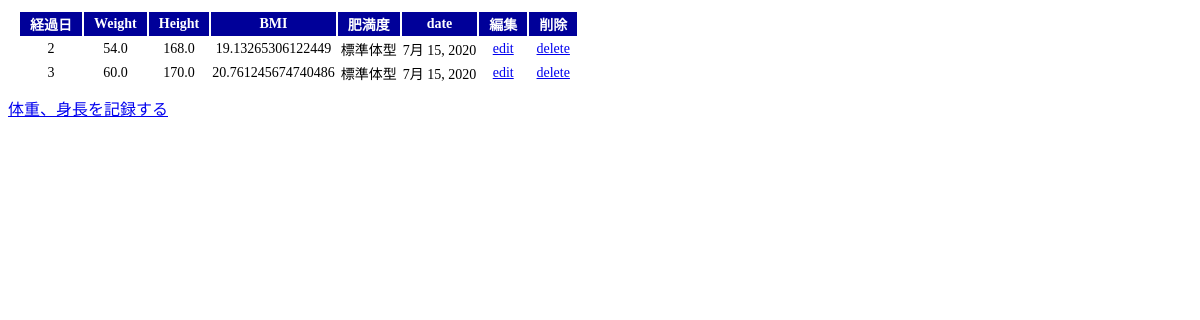
Before: /weight/ with the older database file.
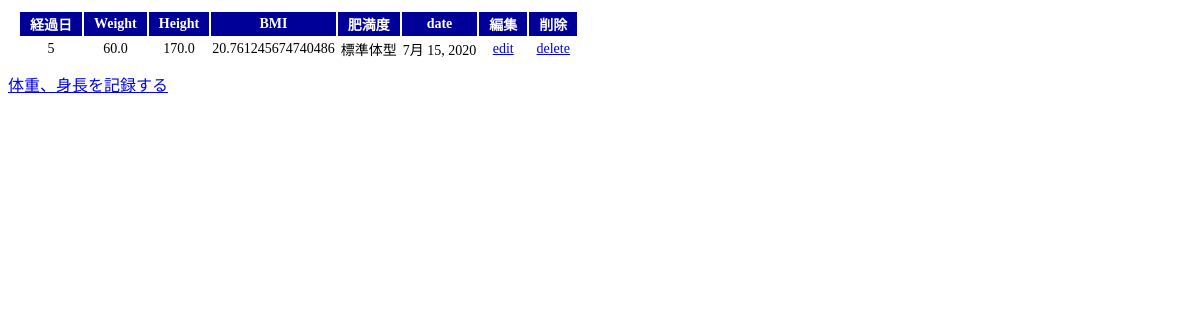
After: the same page with the newer database file.
### weight/models.py (models this page shows)
class Weight(models.Model):
    weight = models.FloatField(default=0)
    height = models.FloatField(default=0)
    date = models.DateField(default=timezone.now)

### weight/views.py (the view)
# urls.py: path('', views.index, name='index'),
def index(request):
    data = Weight.objects.all()
    params = {
    'title' : 'my weight memory',
    'data' : data
    }
    return render(request, 'weight/index.html', params)

### weight/templatetags/utils.py (called while the page is built)
@register.filter(name="bmicalculation")
def bmicalculation(value, args):
    bmi = value / (args / 100)**2
    return bmi

### weight/templates/weight/index.html (shortened to what this page needs)
{% load static %}
{% load utils %}
<!DOCTYPE html>
<html lang="ja" dir="ltr">
  <head>
    <link rel="stylesheet" type="text/css"
     href="{% static 'weight/css/style.css'%}">
  </head>
  <body>
    <table>
      <tr>
        <th>経過日</th>
        <th>Weight</th>
        <th>Height</th>
        <th>BMI</th>
        <th>肥満度</th>
        <th>date</th>
        <th>編集</th>
        <th>削除</th>
      </tr>
      {% for item in data %}
      <tr>
        <td>{{item.id}}</td>
        <td>{{item.weight}}</td>
        <td>{{item.height}}</td>
        {% with item.weight|bmicalculation:item.height as bmi_check %}
        <td>{{bmi_check}}</td>
        {% if bmi_check < 18.5 %}
            <td>痩せ型</td>
        {% elif bmi_check >= 18.5 and bmi_check < 25 %}
            <td>標準体型</td>
        {% elif bmi_check >= 25 and bmi_check < 30 %}
            <td>肥満(軽)</td>
        {% else %}
            <td>肥満(重)</td>
        {% endif %}
        {% endwith %}
        <td>{{item.date}}</td>
        <td><a href="{% url 'edit' item.id %}">edit</a></td>
        <td><a href="{% url 'delete' item.id %}">delete</a></td>
      </tr>
      {% endfor %}
    </table>
    <a href="{% url 'create'%}">体重、身長を記録する</a>
  </body>
</html>

### weight/static/weight/css/style.css (style rules this page uses)
table { margin: 10px; font-size: 14px; text-align: center; }
table tr th { background-color: #009; color: white; padding: 2px 10px; border-width: 2px; text-align: center; }

Changed rows visible on the page:
removed Weight: id "2", weight "54.0", height "168.0", height "19.13265306122449", date "7月 15, 2020"
removed Weight: id "3", weight "60.0", height "170.0", height "20.761245674740486", date "7月 15, 2020"
added Weight: id "5", weight "60.0", height "170.0", height "20.761245674740486", date "7月 15, 2020"
